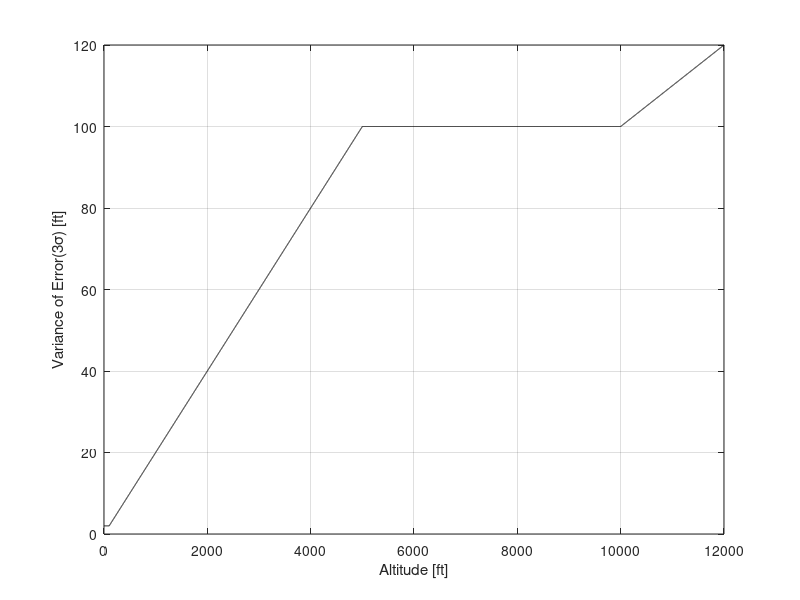

Source code (MATLAB):

altitude = 1:12000;
noise = zeros(1, 12000);

for ii = 1:12000
    
    if altitude(ii) <= 100
        noise(ii) = 2;
    elseif (altitude(ii) > 100) && (altitude(ii) <= 5000)
        noise(ii) = altitude(ii) * (2/100);
    elseif (altitude(ii) > 5000) && (altitude(ii) <= 10000)
        noise(ii) = 100;
    elseif (altitude(ii) > 10000)
        noise(ii) = altitude(ii) * (1/100);
    else
        noise(ii) = 0.6096 * (1/3);
    end
    
    
end


figure;
plot(altitude, noise, '-k');
xlabel('Altitude [ft]'); ylabel('Variance of Error(3\sigma) [ft]');
grid on;